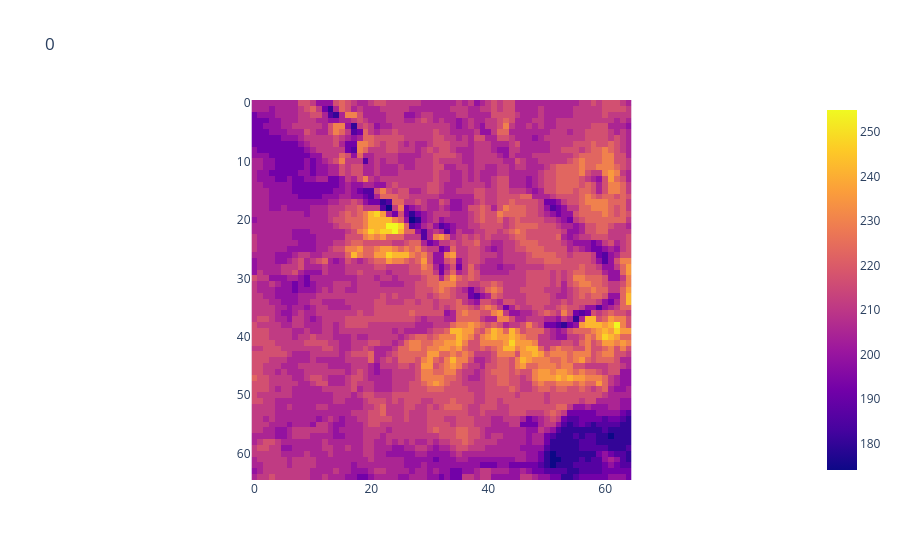

Notebook source saved alongside this figure:
### Code cell
# plot image with label as title
plot_sat_imgs(parsed_examples, channels=2, n_imgs=1)

### Figure 1 — Plotly figure (JSON) as saved in the notebook; plotly's stock layout.template omitted (floating-point values rounded to 4 significant figures; data arrays with more than 128 entries replaced by an {"elided": "..."} marker saying what was removed)
{"data": [{"coloraxis": "coloraxis", "hovertemplate": "x: %{x}<br>y: %{y}<br>color: %{z}<extra></extra>", "name": "0", "type": "heatmap", "xaxis": "x", "yaxis": "y", "z": {"elided": "65x65 int values"}}], "layout": {"coloraxis": {"colorscale": [[0, "#0d0887"], [0.1111, "#46039f"], [0.2222, "#7201a8"], [0.3333, "#9c179e"], [0.4444, "#bd3786"], [0.5556, "#d8576b"], [0.6667, "#ed7953"], [0.7778, "#fb9f3a"], [0.8889, "#fdca26"], [1, "#f0f921"]]}, "title": {"text": "0"}, "xaxis": {"anchor": "y", "constrain": "domain", "domain": [0, 1], "scaleanchor": "y"}, "yaxis": {"anchor": "x", "autorange": "reversed", "constrain": "domain", "domain": [0, 1]}}}
